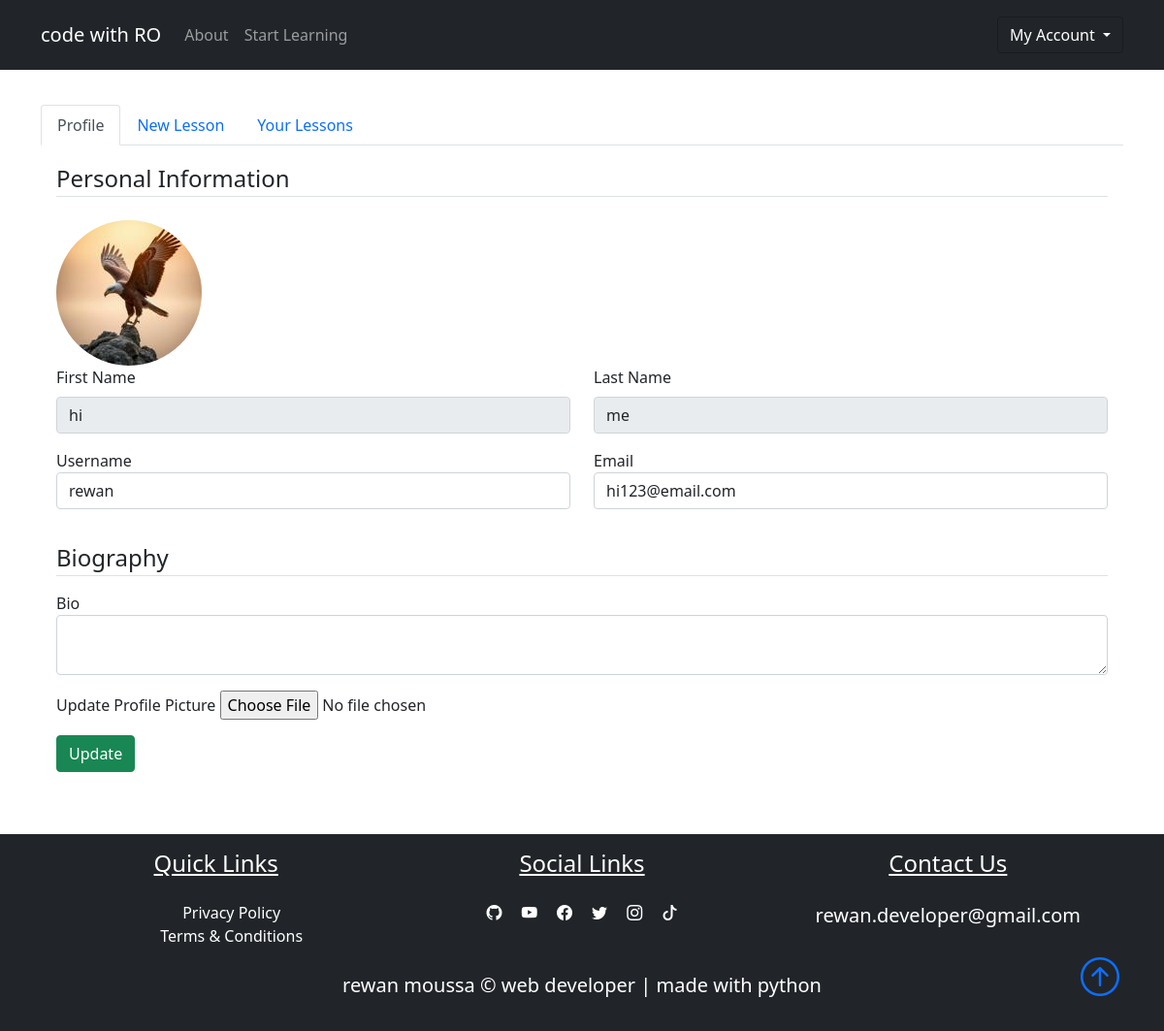
/dashboard/profile (signed in), run on the app's committed database.
### pythonic.py (models this page shows, shortened)
class User(db.Model, UserMixin):
    id = db.Column(db.Integer, primary_key=True)
    fname = db.Column(db.String(25), nullable=False)
    lname = db.Column(db.String(25), nullable=False)
    username = db.Column(db.String(25), unique=True, nullable=False)
    email = db.Column(db.String(125), unique=True, nullable=False)
    image_file = db.Column(db.String(20), nullable=False, default="default.png")
    bio = db.Column(db.Text, nullable=True)
    password = db.Column(db.String(60), nullable=False)
    lessons = db.relationship("Lesson", backref="author", lazy=True)

### pythonic.py (the view)
@app.route("/dashboard/profile", methods=["GET", "POST"])
@login_required
def profile():
    profile_form = UpdateProfileForm()
    if profile_form.validate_on_submit():
        if profile_form.picture.data:
            picture_file = save_picture(
                profile_form.picture.data, "static/user_pics", output_size=(150, 150)
            )
            current_user.image_file = picture_file
        current_user.username = profile_form.username.data
        current_user.email = profile_form.email.data
        current_user.bio = profile_form.bio.data
        db.session.commit()
        flash("Your profile has been updated", "success")
        return redirect(url_for("profile"))
    elif request.method == "GET":
        profile_form.username.data = current_user.username
        profile_form.email.data = current_user.email
        profile_form.bio.data = current_user.bio
    image_file = url_for("static", filename=f"user_pics/{current_user.image_file}")
    return render_template(
        "profile.html",
        title="Profile",
        profile_form=profile_form,
        image_file=image_file,
        active_tab="profile",
    )

### pythonic.py (shortened to what this page needs)
class UpdateProfileForm(FlaskForm):
    username = StringField(
        "Username", validators=[DataRequired(), Length(min=2, max=25)]
    )
    email = StringField("Email", validators=[DataRequired(), Email()])
    bio = TextAreaField("Bio")
    picture = FileField(
        "Update Profile Picture", validators=[FileAllowed(["jpg", "png"])]
    )
    submit = SubmitField("Update")

### pythonic.py (called while the page is built)
@login_manager.user_loader
def load_user(user_id):
    return User.query.get(int(user_id))

### templates/profile.html (shortened to what this page needs)
{% extends "dashboard.html"%}
{% block profile %}
<div class="{{'tab-pane show active fade p-3' if active_tab=='profile' else 'tab-pane fade p-3'}}" id="nav-profile"
    role="tabpanel" aria-labelledby="nav-profile-tab">
    <form action=" " method="POST" enctype="multipart/form-data">
        <fieldset class='form-group'>
            <legend class='border-bottom mb-4'>Personal Information</legend>
            <img class="rounded-circle user-img" src="{{image_file}}" alt="">
            <div class='form-group'>
                <div class="row mb-3">
                    <div class="col">
                        <label for="fname" class="form-label">First Name</label>
                        <input class="form-control" type="text" value="{{ current_user.fname}}" readonly>
                    </div>
                    <div class="col">
                        <label for="lname" class="form-label">Last Name</label>
                        <input class="form-control" type="text" value="{{ current_user.lname}}" readonly>
                    </div>
                </div>
                <div class="row mb-3">
                    <div class="col">
                        {{ profile_form.username.label(class='form-control-label')}}
                        {% if profile_form.username.errors%}
                        {{ profile_form.username(class='form-control form-control-lg is-invalid')}}
                        <div class="invalid-feedback">
                            {% for error in profile_form.username.errors %}
                            <span>{{error}}</span>
                            {% endfor %}
                        </div>
                        {% else %}
                        {{ profile_form.username(class='form-control form-control')}}
                        {% endif %}
                    </div>
                    <div class="col">
                        {{ profile_form.email.label(class='form-control-label')}}
                        {% if profile_form.email.errors%}
                        {{ profile_form.email(class='form-control form-control-lg is-invalid')}}
                        <div class="invalid-feedback">
                            {% for error in profile_form.email.errors %}
                            <span>{{error}}</span>
                            {% endfor %}
                        </div>
                        {% else %}
                        {{ profile_form.email(class='form-control form-control')}}
                        {% endif %}
                    </div>
                </div>
            </div>
        </fieldset>
        <fieldset>
            <legend class="border-bottom my-3">Biography</legend>
            <div class="form-group">
                <div class="my-3">
                    {{ profile_form.bio.label(class='form-control-label') }}
                    {{ profile_form.bio(class='form-control') }}
                </div>
                <div class="form-group mb-3">
                    {{ profile_form.picture.label}}
                    {{ profile_form.picture(class='form-control-file')}}
                </div>
                <div class="col-12">
                    <button class="btn btn-success" type="submit">Update</button>
                </div>
            </div>
        </fieldset>
    </form>
</div>
{% endblock profile %}

### static/main.css (style rules this page uses)
body::before { display: block; content: ''; height: 60px; }
.user-img { height: 150px; width: 150px; margin-right: 8px; }

### data on the page
User: fname "hi", lname "me", username "rewan", email "hi123@email.com"

### other printed values
{{ profile_form.username.label(class='form-control-label') }} "Username"
{{ profile_form.email.label(class='form-control-label') }} "Email"
{{ profile_form.bio.label(class='form-control-label') }} "Bio"
{{ profile_form.picture.label }} "Update Profile Picture"
